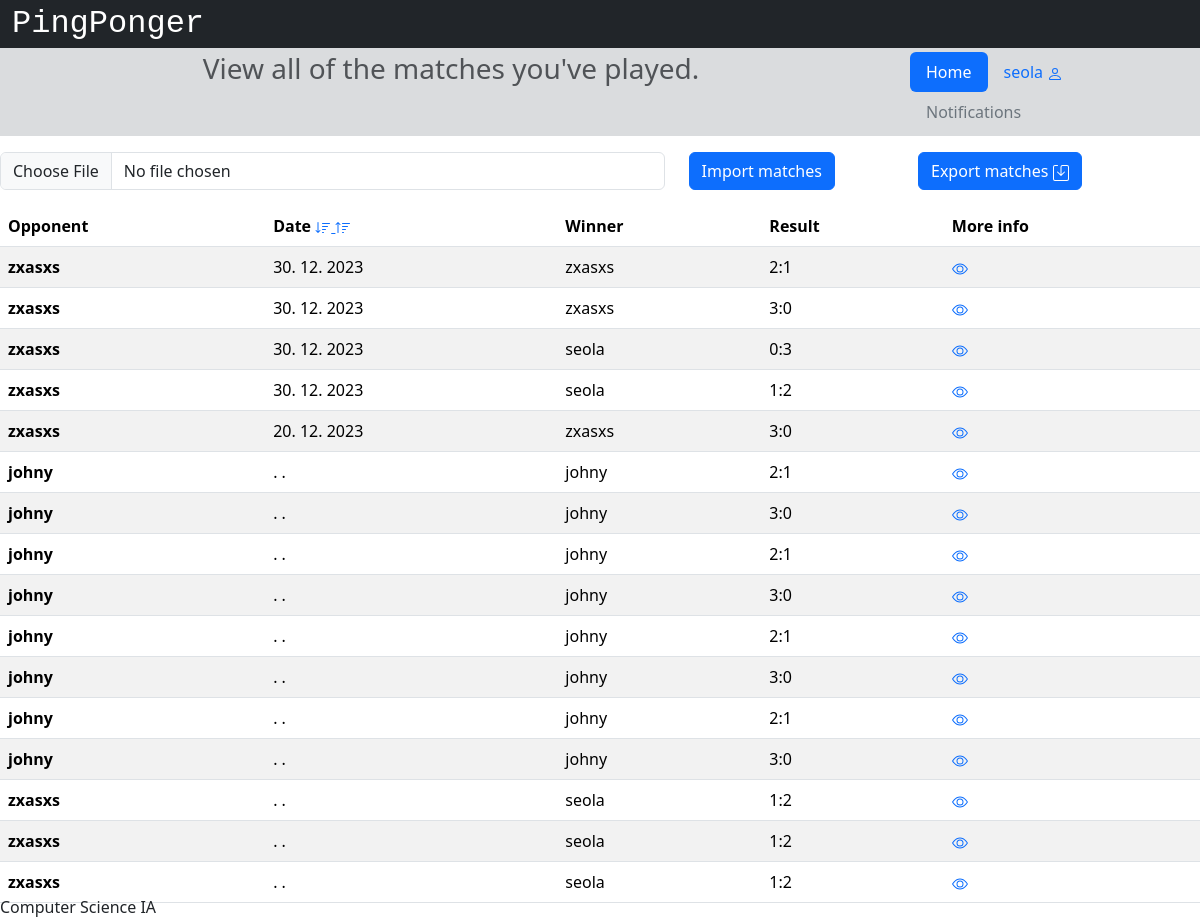
/pastmatches (signed in), run on an earlier commit of the app's database.
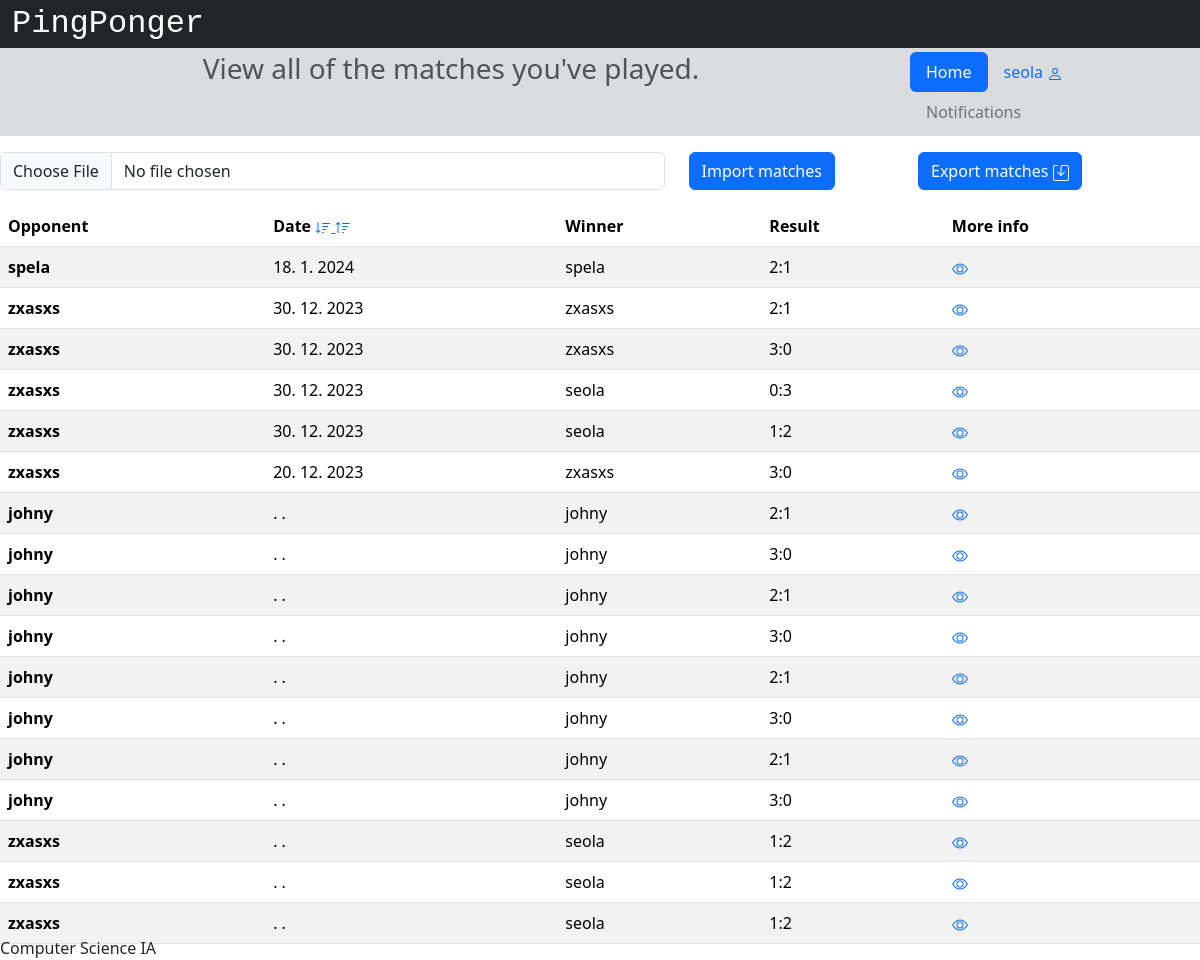
And on a later commit of the database.
### app/models.py (models this page shows, shortened)
class User(db.Model, UserMixin):
    __tablename__ = 'users'
    id = db.Column(db.Integer, primary_key=True)
    username = db.Column(db.String(32), nullable=False)
    email = db.Column(db.String(320), index=True, unique=True, nullable=False)
    password_hash = db.Column(db.String(128))
    join_date = db.Column(db.DateTime(timezone=True), default=datetime.now)
    experience = db.Column(db.String(12))
    age_group = db.Column(db.String(6))
    location_id = db.Column(db.Integer, db.ForeignKey('locations.id'))
    location = db.relationship('Location', back_populates='users')
    notifications = db.Relationship('Notification', back_populates='user', order_by='Notification.id.desc()')

class Match(db.Model):
    __tablename__ = 'matches'
    id = db.Column(db.Integer, primary_key=True)
    unique = db.Column(db.String(10), nullable=False)
    notes = db.Column(db.Text())
    setiCount = db.Column(db.Integer)
    date = db.Column(db.DateTime(timezone=True))
    finished = db.Column(db.Boolean)
    confirmA = db.Column(db.Boolean)
    confirmB = db.Column(db.Boolean)
    friendship_id = db.Column(db.Integer, db.ForeignKey('friendships.id'))
    tag_id = db.Column(db.Integer, db.ForeignKey('tags.id'))
    location_id = db.Column(db.Integer, db.ForeignKey('locations.id'))
    friendship = db.relationship('Friendship', back_populates='matches')
    tag = db.relationship('Tag', back_populates='matches')
    location = db.relationship('Location', back_populates='matches')
    winner = db.Column(db.Integer)
    loser = db.Column(db.Integer)
    sets = db.relationship('Set', back_populates='match', lazy=True)
    def setCount(self):
        set1 = 0
        set2 = 0
        for i in self.sets:
            if i.winner != None:
                if i.scoreA > i.scoreB:
                    set1 += 1
                else:
                    set2 += 1
        return [set1, set2]

### app/views.py (the view)
@app.route('/pastmatches')
@login_required
def pastmatches():
    session['url'] = url_for('pastmatches')
    d = (Match.query.filter(or_(Match.winner==current_user.id, Match.loser==current_user.id)).order_by(Match.date.desc())).all()
    return render_template('pastmatches.html', user=current_user, User=User, matches=d)

### app/views.py (called while the page is built)
@login_manager.user_loader
def load_user(user_id):
    return User.query.get(int(user_id))

### app/templates/pastmatches.html (shortened to what this page needs)
{% extends "base.html" %}
{% block head %}
    {{ super() }}
{% endblock %}
{% block pagetitle %}View all of the matches you've played.{% endblock %}
{% block content %}
<div class="row">
    <div class="col-md-12">
        {% if matches|length == 0 %}
        <div class="text-center">
            <h3>You haven't played any matches yet.</h3>
            <a class="btn btn-warning" href="/members/friends">Invite a friend to a match</a>
        </div>
        {% else %}
        <div class="form-group row mt-3">
            <div class="col-9 mb-3">
                <form class="row" method=post enctype=multipart/form-data action="{{url_for('importMatch')}}">
                    <div class="col-9">
                        <input type=file class="form-control" name=file>
                    </div>
                    <div class="col-3">
                        <input type=submit class="btn btn-primary" value="Import matches">
                    </div>
                </form>
            </div>
            <div class="col-3 mb-3">
                <a class="btn btn-primary" href="{{url_for('export')}}">
                    Export matches
                </a>
            </div>
        </div>
        <table class="table table-striped table-hover">
            <thead>
            <tr>
                <th scope="col">Opponent</th>
                <th scope="col">Date
                    <a href="{{url_for('pastmatchesSort', what='date', type='desc')}}">
                    </a>
                    <a href="{{url_for('pastmatchesSort', what='date', type='incr')}}">
                    </a>
                </th>
                <th scope="col">Winner
                </th>
                <th scope="col">Result</th>
                <th scope="col">More info</th>
            </tr>
            </thead>
            <tbody>
                {% for i in matches %}
                    <tr>
                        {% if user.id == i.winner %}
                            <th scope="row">{{User.query.get(i.loser).username}}</th>
                        {% else %}
                            <th scope="row">{{User.query.get(i.winner).username}}</th>
                        {% endif %}
                        <td>{{i.date.day}}. {{i.date.month}}. {{i.date.year}}</td>
                        <td>{{User.query.get(i.winner).username}}</td>
                        {% set count = i.setCount() %}
                        <td>{{count[0]}}:{{count[1]}}</td>
                        <td>
                            <a href="{{url_for('oneMatch', id=i.id)}}">
                            </a>
                        </td>
                    </tr>
                {% endfor %}
            </tbody>
        </table>
        {% endif %}
    </div>
</div>
{% endblock %}

### app/templates/base.html (shortened to what this page needs)
<!DOCTYPE html>
<html lang="en">
    <head>
        {% block head %}
        <link href="https://cdn.jsdelivr.net/npm/bootstrap@5.3.2/dist/css/bootstrap.min.css" rel="stylesheet">
        <link rel="stylesheet" href="https://cdnjs.cloudflare.com/ajax/libs/font-awesome/4.7.0/css/font-awesome.min.css">
        <link rel="stylesheet" href="{{ url_for('static', filename='style.css') }}">
        {% endblock %}
    </head>
    <body>
        <div id="header">
            {% block header %}
            <div class="container-fluid">
                <div class="row bg-dark">
                    <a class="navbar-brand text-white" style="font-size: 2rem; font-family: var(--bs-font-monospace) !important;" href="/">PingPonger</a>
                </div>
                <div class="row bg-secondary bg-opacity-25 p-1">
                    <div class="col-9">
                        <h3 class="text-muted d-flex justify-content-center">
                            {% block pagetitle %}{% endblock %}
                        </h3>
                        </div>
                        <div class="col-3 d-flex justify-content-end">
                            <ul class="nav nav-pills">
                                <li class="nav-item">
                                    <a class="nav-link active" href="/">Home</a>
                                </li>
                                <li class="nav-item">
                                    {% if current_user.is_authenticated %}
                                        <li class="nav-item">
                                            <a class="nav-link" href="{{url_for('profile', username=current_user.username, userID=current_user.id)}}">{{current_user.username}}
                                            </a>
                                        </li>
                                        {% else %}
                                        <li class="nav-item">
                                            <a class="nav-link" href="/login">Log In</a>
                                        </li>
                                    {% endif %}
                                </li>
                                <li class="nav-item">
                                    <a class="nav-link text-secondary" href="/notifications">Notifications</a>
                                </li>
                            </ul>
                        </div>
                    </div>
                </div>
            {% endblock %}
        </div>
        <div id="content">{% block content %}{% endblock %}</div>
        <div id="footer" class="fixed-bottom">
            {% block footer %}
            Computer Science IA
            {% endblock %}
        </div>
    </body>
</html>

### app/static/style.css (style rules this page uses)
div { text-align: justify; text-justify: inter-word; }

What changed in the data, as far as the page shows it:
added Match: query.get "spela", date.day "18", date.month "1", date.year "2024", count "2", count "1"
